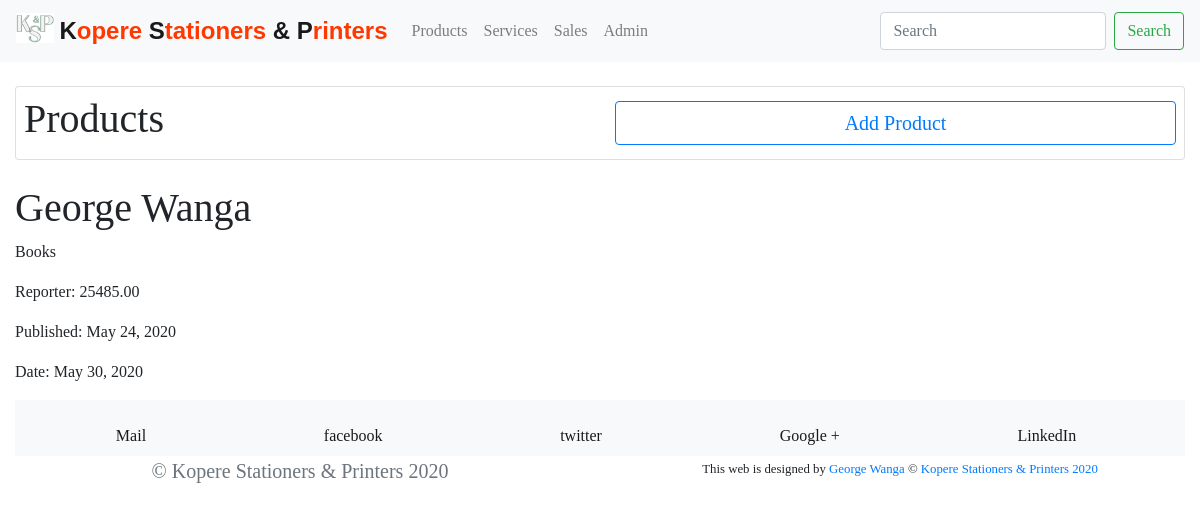
/inventory/george-wanga/, run on the app's committed database.
### inventories/models.py (models this page shows, shortened)
class Products(models.Model):
    key = models.CharField(
        max_length=8,
    )
    image = models.ImageField(
        blank=True,
    )
    name = models.CharField(
        max_length=32,
    )
    unit = models.ForeignKey(
        Units,
        on_delete=models.DO_NOTHING,
    )
    category = models.ForeignKey(
        Categories,
        on_delete=models.DO_NOTHING,
    )
    q = models.PositiveSmallIntegerField(
        verbose_name=_('Quantity'),
    )
    q_reserve = models.PositiveSmallIntegerField(
        verbose_name=_('Quantity Reserve'),
        help_text=_(
            'Is the minimum quantity of the product that indicates that you must buy more product.'
        ),
    )
    pur_price = models.DecimalField(
        verbose_name=_('Purchase Price'),
        decimal_places=2,
        max_digits=19,
        default=0,
    )
    sal_price = models.DecimalField(
        verbose_name=_('Sale Price'),
        decimal_places=2,
        max_digits=19,
        default=0,
    )
    info = models.TextField(
        verbose_name=_('Additional Product Information.'),
        null=True,
        blank=True,
    )
    pub_date = models.DateTimeField(
        verbose_name=_('Date Added'),
        auto_now=True
    )
    slug = AutoSlugField(populate_from='name', unique_with='pub_date__month')

class Categories(models.Model):
    name = models.CharField(
        max_length=32,
    )
    def __str__(self):
        return self.name

### inventories/views.py (the view)
# urls.py: path('<slug:slug>/', views.Detail.as_view(), name='detail'),
class Detail(generic.DetailView):
    model = Products
    def get_context_data(self, **kwargs):
        context = super().get_context_data(**kwargs)
        context['now'] = timezone.now()
        return context

### inventories/templates/inventories/products_detail.html
{% extends "inventories/base.html" %}
{% block products_body %}
<h1>{{ object.name }}</h1>
<p>{{ object.category }}</p>
<p>Reporter: {{ object.sal_price }}</p>
<p>Published: {{ object.pub_date|date }}</p>
<p>Date: {{ now|date }}</p>
{% endblock products_body %}

### data on the page
Products: name "George Wanga", category "Books", sal_price "25485.00", pub_date "May 24, 2020"

### other printed values
{{ now|date }} "May 30, 2020"
{{ company_name }} "Kopere Stationers & Printers"
